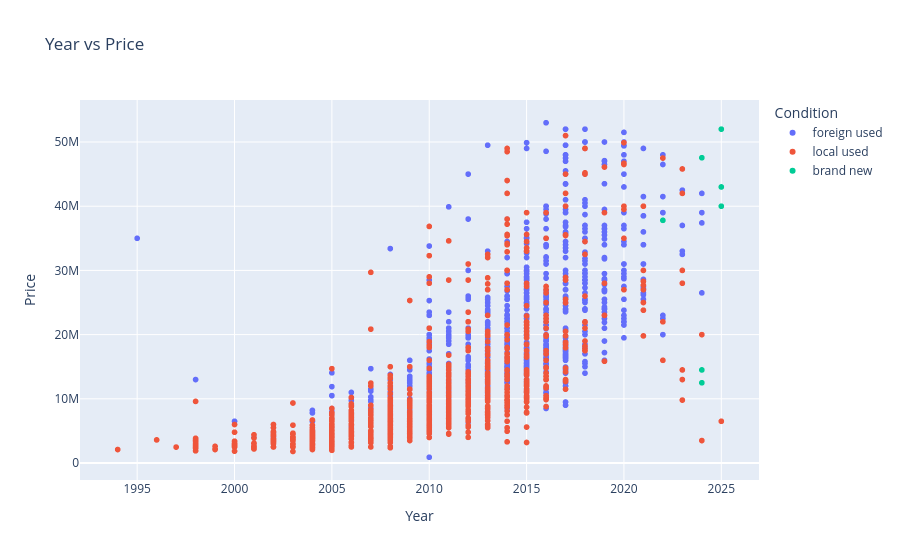

The notebook cell saved with this chart:
### Code cell
#Are newer cars significantly more expensive?

#Scatterplot of year vs price.
fig=px.scatter(
    new_df,
    x='Year',
    y='Price',
    color='Condition',
    title='Year vs Price'
)

fig.show()

### Figure 1 — Plotly figure (JSON) as saved in the notebook; plotly's stock layout.template omitted (floating-point values rounded to 4 significant figures; data arrays with more than 128 entries replaced by an {"elided": "..."} marker saying what was removed)
{"data": [{"hovertemplate": "Condition=foreign used<br>Year=%{x}<br>Price=%{y}<extra></extra>", "legendgroup": "foreign used", "marker": {"color": "#636efa", "symbol": "circle"}, "mode": "markers", "name": "foreign used", "showlegend": true, "type": "scattergl", "x": {"elided": "878 int values"}, "xaxis": "x", "y": {"elided": "878 int values"}, "yaxis": "y"}, {"hovertemplate": "Condition=local used<br>Year=%{x}<br>Price=%{y}<extra></extra>", "legendgroup": "local used", "marker": {"color": "#EF553B", "symbol": "circle"}, "mode": "markers", "name": "local used", "showlegend": true, "type": "scattergl", "x": {"elided": "916 int values"}, "xaxis": "x", "y": {"elided": "916 int values"}, "yaxis": "y"}, {"hovertemplate": "Condition=brand new<br>Year=%{x}<br>Price=%{y}<extra></extra>", "legendgroup": "brand new", "marker": {"color": "#00cc96", "symbol": "circle"}, "mode": "markers", "name": "brand new", "showlegend": true, "type": "scattergl", "x": [2025, 2025, 2024, 2024, 2024, 2025, 2022], "xaxis": "x", "y": [52000000, 40000000, 47550000, 14500000, 12500000, 43000000, 37800000], "yaxis": "y"}], "layout": {"legend": {"title": {"text": "Condition"}, "tracegroupgap": 0}, "title": {"text": "Year vs Price"}, "xaxis": {"anchor": "y", "domain": [0, 1], "title": {"text": "Year"}}, "yaxis": {"anchor": "x", "domain": [0, 1], "title": {"text": "Price"}}}}
